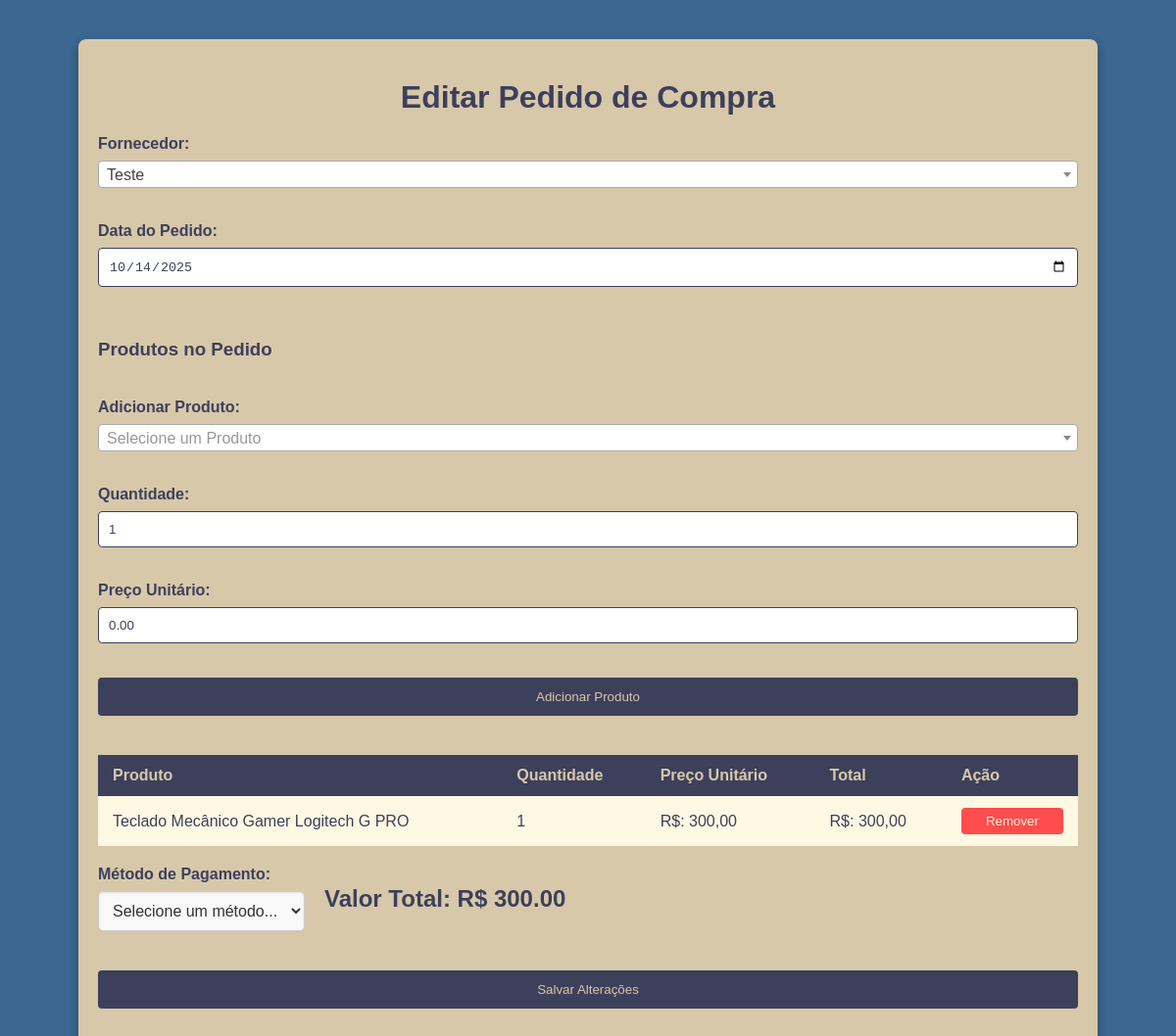
The app's page /compras/editar/29/ with its own data.
### compras/models.py (models this page shows, shortened)
class PedidoCompra(models.Model):
    fornecedor = models.ForeignKey(Fornecedor, on_delete=models.CASCADE)
    data_pedido = models.DateField(default=timezone.now)
    total = models.DecimalField(max_digits=10, decimal_places=2, default=0.00)
    numero_parcela = models.IntegerField(default=1)
    parcelas = models.PositiveIntegerField(default=1)

class PedidoProduto(models.Model):
    pedido = models.ForeignKey(PedidoCompra, on_delete=models.CASCADE)
    produto = models.ForeignKey(Produto, on_delete=models.CASCADE)
    quantidade = models.IntegerField()
    preco_unitario = models.DecimalField(max_digits=10, decimal_places=2)

### estoque/models.py (models this page shows, shortened)
class Produto(models.Model):
    nome = models.CharField(max_length=40)
    estoque = models.IntegerField(default=0)
    descricao = models.CharField(max_length=255, null=True, blank=True)
    preco = models.DecimalField(max_digits=20, decimal_places=2)
    categoria = models.ForeignKey(Categoria, on_delete=models.SET_NULL, null=True, blank=True, related_name='produtos')
    class Meta:
        ordering = ['nome']
        verbose_name = 'produto'
        verbose_name_plural = 'produtos'

### compras/views.py (the view)
# urls.py: path('editar/<int:item_id>/', views.editar, name='editar'),
def editar(request, item_id):
    pedido = get_object_or_404(PedidoCompra, id=item_id)
    form = PedidoCompraForm(instance=pedido)
    context = {
        'pedido': pedido,
        'form': form
    }
    return render(request, 'editar_pedido.html', context)

### compras/forms.py
class PedidoCompraForm(forms.ModelForm):
    fornecedor = forms.ModelChoiceField(
        queryset=Fornecedor.objects.all(),
        widget=forms.Select(attrs={'class': 'select2', 'id': 'fornecedor-select'}),
        label="Fornecedor"
    )
    data_pedido = forms.DateField(widget=forms.SelectDateWidget(years=range(1900, 2100)), label="Data do Pedido")
    class Meta:
        model = PedidoCompra
        fields = ['fornecedor', 'data_pedido']

### compras/templatetags/compra_filters.py (called while the page is built)
@register.filter
def multiply(value, arg):
    try:
        return value * arg
    except (TypeError, ValueError):
        return ''

### compras/templates/editar_pedido.html (shortened to what this page needs)
{% load static %}
{% load compra_filters %}
<head>
    <link rel="stylesheet" href="{% static 'css/editarcompra.css' %}">
    <link href="https://cdn.jsdelivr.net/npm/select2@4.1.0-rc.0/dist/css/select2.min.css" rel="stylesheet" />
</head>
<body>
    <main id="container">
        <h1>Editar Pedido de Compra</h1>
        <form id="pedidoForm" action="{% url 'editar_pedido' pedido.id %}" method="POST">
            <div class="caixa">
                <label for="fornecedor-select">Fornecedor:</label>
            </div>
            <div class="caixa">
                <label for="data_pedido">Data do Pedido:</label>
                <input type="date" id="data_pedido" name="data_pedido" value="{{ pedido.data_pedido|date:'Y-m-d' }}">
            </div>
            <h3>Produtos no Pedido</h3>
            <div class="caixa">
                <label for="produto-select">Adicionar Produto:</label>
            </div>
            <div class="caixa">
                <label for="quantidade">Quantidade:</label>
                <input type="number" id="quantidade" name="quantidade" min="1" value="1">
            </div>
            <div class="caixa">
                <label for="preco_unitario">Preço Unitário:</label>
                <input type="number" id="preco_unitario" name="preco_unitario" step="0.01" value="0.00">
            </div>
            <button type="button" id="add-produto">Adicionar Produto</button>
            <table id="tabela-produtos">
                <thead>
                    <tr>
                        <th>Produto</th>
                        <th>Quantidade</th>
                        <th>Preço Unitário</th>
                        <th>Total</th>
                        <th>Ação</th>
                    </tr>
                </thead>
                <tbody>
                    {% for item in pedido.pedidoproduto_set.all %}
                    <tr data-id="{{ item.produto.id }}">
                        <td>{{ item.produto.nome }}</td>
                        <td>{{ item.quantidade }}</td>
                        <td>R$: {{ item.preco_unitario }}</td>
                        <td>R$: {{ item.quantidade|multiply:item.preco_unitario }}</td>
                        <td><button type="button" class="remove-produto">Remover</button></td>
                    </tr>
                    {% endfor %}
                </tbody>
            </table>
            <div class="pagamento">
                <label for="metodo_pagamento">Método de Pagamento:</label>
                <select name="metodo_pagamento" id="metodo_pagamento" class="inputpagamento" required>
                    <option value="">Selecione um método...</option>
                </select>
            </div>
            <div class="total-section">
                <h2 id="parcelamento-info">Valor Total: R$ {{ valor_geral|floatformat:2 }}</h2>
            </div>
            <button type="submit" id="salvar">Salvar Alterações</button>
        </form>
    </main>
</body>

### compras/static/css/editarcompra.css (style rules this page uses)
body { background-color: var(--differential-color); font-family: Arial, sans-serif; color: var(--dark-color); margin: 0; padding: 0; overflow-x: hidden; }
main#container { max-width: 1000px; margin: 40px auto; padding: 20px; background-color: var(--main-color); border-radius: 8px; box-shadow: 0 4px 10px rgba(0, 0, 0, 0.3); }
h1 { text-align: center; color: var(--dark-color); margin-bottom: 20px; }
#pedidoForm { display: flex; flex-wrap: wrap; gap: 20px; }
.caixa { width: 100%; margin-bottom: 15px; color: var(--dark-color); }
label { font-size: 14px; margin-bottom: 8px; display: block; }
input[type="text"], input[type="date"], input[type="number"], select { width: 100%; padding: 10px; border: 1px solid var(--dark-color); border-radius: 4px; background-color: white; color: var(--dark-color); }
button { display: inline-block; text-decoration: none; padding: 12px 16px; background-color: var(--dark-color); color: var(--main-color); border: none; border-radius: 4px; cursor: pointer; width: 100%; }
#tabela-produtos { width: 100%; border-collapse: collapse; margin-top: 20px; }
#tabela-produtos th, #tabela-produtos td { padding: 12px 15px; text-align: left; border-bottom: 1px solid var(--border-color); }
#tabela-produtos th { background-color: var(--dark-color); color: var(--main-color); position: relative; border: none; }
#tabela-produtos td { background-color: var(--background-color); color: var(--dark-color); }
#tabela-produtos td button { padding: 6px 12px; background-color: #ff4d4d; color: var(--background-color); border: none; border-radius: 4px; cursor: pointer; }
.pagamento, #parcelamento { margin-bottom: 20px; }
label { display: block; font-size: 16px; font-weight: bold; margin-bottom: 8px; }
select { width: 100%; padding: 10px; font-size: 16px; border-radius: 5px; border: 1px solid #ccc; background-color: #f9f9f9; color: #333; box-shadow: inset 0 1px 3px rgba(0, 0, 0, 0.1); transition: border-color 0.3s ease, box-shadow 0.3s ease; }
.inputpagamento, .inputparcelamento { max-width: 300px; }

### records on screen
PedidoCompra: data_pedido "10/14/2025"
PedidoProduto: produto.nome "Teclado Mecânico Gamer Logitech G PRO", quantidade "1", preco_unitario "300,00", quantidade|multiply "300,00"
